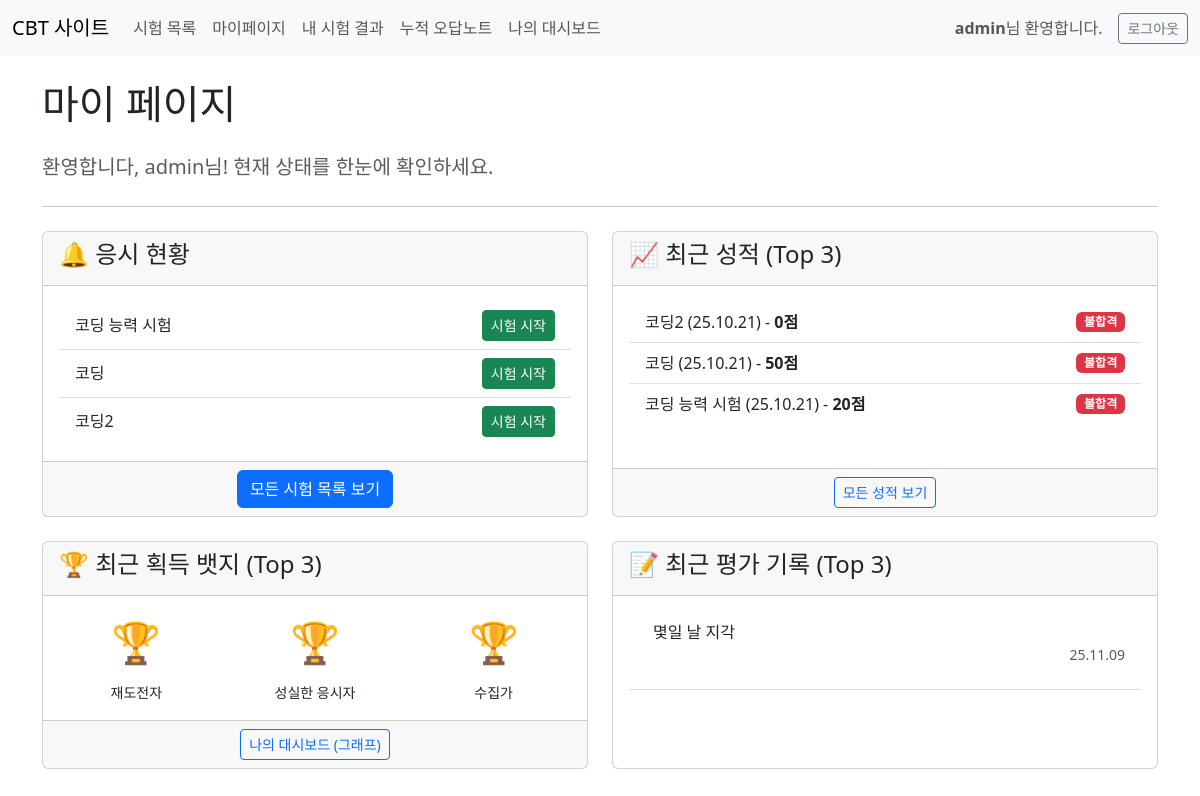
Screenshot of /quiz/mypage/ (signed in) with the database file from the repository.
### accounts/models.py (models this page shows, shortened)
class Profile(models.Model):
    user = models.OneToOneField(User, on_delete=models.CASCADE)
    company = models.ForeignKey(Company, on_delete=models.SET_NULL, null=True, blank=True, verbose_name="소속 회사")
    name = models.CharField(max_length=50, verbose_name='이름')
    employee_id = models.CharField(max_length=50, verbose_name='사번')
    class_number = models.CharField(max_length=50, verbose_name='기수')
    process = models.ForeignKey(
        Process,
        on_delete=models.SET_NULL,
        null=True, blank=True,
        verbose_name="공정"
    )
    line = models.CharField(max_length=100, verbose_name='라인', blank=True, null=True)
    pl = models.ForeignKey(
        PartLeader,
        on_delete=models.SET_NULL,
        null=True, blank=True,
        verbose_name="담당 PL"
    )
    badges = models.ManyToManyField(Badge, blank=True, verbose_name="획득한 뱃지")
    ai_summary = models.TextField(verbose_name="AI 종합 의견", blank=True, null=True, help_text="AI가 생성한 교육생 종합 평가입니다.")

class Badge(models.Model):
    name = models.CharField(max_length=100, verbose_name="뱃지 이름")
    description = models.TextField(verbose_name="획득 조건 설명")
    image = models.ImageField(upload_to='badges/', blank=True, null=True, verbose_name="뱃지 이미지")
    class Meta:
        verbose_name = "뱃지"
        verbose_name_plural = "뱃지"

class EvaluationRecord(models.Model):
    profile = models.ForeignKey(Profile, on_delete=models.CASCADE, verbose_name="프로필")
    record_type = models.ForeignKey(
        RecordType,
        on_delete=models.SET_NULL, # 유형이 삭제되어도 기록은 남도록
        null=True, blank=False, # 비어있을 순 없지만, models.py 호환성을 위해 null=True
        verbose_name="기록 유형"
    )
    description = models.TextField(verbose_name="세부 내용 (필수)", blank=False, null=False)
    created_at = models.DateTimeField(auto_now_add=True, verbose_name="기록 일시")
    class Meta:
        verbose_name = "평가 기록"
        verbose_name_plural = "평가 기록"
        ordering = ['-created_at']

### quiz/models.py (models this page shows, shortened)
class QuizAttempt(models.Model):
    class Status(models.TextChoices):
        PENDING = '대기중'
        APPROVED = '승인됨'
        COMPLETED = '완료됨'
    class AssignmentType(models.TextChoices):
        INDIVIDUAL = '개인 요청'
        GROUP = '그룹 배정'
    user = models.ForeignKey(User, on_delete=models.CASCADE)
    quiz = models.ForeignKey(Quiz, on_delete=models.CASCADE)
    status = models.CharField(max_length=10, choices=Status.choices, default=Status.PENDING)
    assignment_type = models.CharField(max_length=10, choices=AssignmentType.choices, default=AssignmentType.INDIVIDUAL)
    requested_at = models.DateTimeField(auto_now_add=True)
    attempt_number = models.IntegerField(default=0)
    class Meta:
        verbose_name = '응시 요청'
        verbose_name_plural = '응시 요청'

class Quiz(models.Model):
    class Category(models.TextChoices):
        COMMON = '공통', '공통 (모든 교육생에게 표시)'
        PROCESS = '공정', '공정 (해당 공정 교육생에게 우선 표시)'
    title = models.CharField(max_length=200, verbose_name="퀴즈 제목")
    allowed_groups = models.ManyToManyField(Group, blank=True, verbose_name='응시 가능 그룹')
    category = models.CharField(
        max_length=10,
        choices=Category.choices,
        default=Category.COMMON,
        verbose_name="퀴즈 분류"
    )
    associated_process = models.CharField(
        max_length=100,
        blank=True, null=True,
        verbose_name="관련 공정",
        help_text="퀴즈 분류가 '공정'인 경우에만 이 필드를 채워주세요."
    )
    class GenerationMethod(models.TextChoices):
        RANDOM = '랜덤', '난이도별 랜덤 출제'
        FIXED = '지정', '지정 문제 세트 출제'
    generation_method = models.CharField(
        max_length=10,
        choices=GenerationMethod.choices,
        default=GenerationMethod.RANDOM,
        verbose_name="문제 출제 방식"
    )
    exam_sheet = models.ForeignKey(
        'ExamSheet',
        on_delete=models.SET_NULL,
        null=True, blank=True,
        verbose_name="선택된 문제 세트",
        related_name='+'
    )
    class Meta:
        verbose_name = '퀴즈'
        verbose_name_plural = '퀴즈'

class TestResult(models.Model):
    attempt = models.ForeignKey(QuizAttempt, on_delete=models.CASCADE, null=True)
    user = models.ForeignKey(User, on_delete=models.CASCADE)
    quiz = models.ForeignKey(Quiz, on_delete=models.CASCADE)
    score = models.IntegerField()
    is_pass = models.BooleanField(default=False, verbose_name="합격 여부")
    completed_at = models.DateTimeField(auto_now_add=True)
    attempt_number = models.IntegerField(default=0)
    class Meta:
        verbose_name = '최종 결과'
        verbose_name_plural = '최종 결과'

### quiz/views.py (the view)
# urls.py: path('mypage/', views.my_page, name='my_page'),
@login_required
def my_page(request):
    user = request.user
    pending_attempts = QuizAttempt.objects.filter(
        user=user,
        status__in=['대기중', '승인됨']
    )
    latest_results = TestResult.objects.filter(user=user).order_by('-completed_at')[:3]
    profile, created = Profile.objects.get_or_create(user=user)
    latest_badges = profile.badges.all().order_by('-id')[:3]
    latest_evaluations = EvaluationRecord.objects.filter(profile=profile).order_by('-created_at')[:3]
    context = {
        'pending_attempts': pending_attempts,
        'latest_results': latest_results,
        'latest_badges': latest_badges,
        'latest_evaluations': latest_evaluations,
    }
    return render(request, 'quiz/my_page.html', context)

### templates/quiz/my_page.html (shortened to what this page needs)
{% extends 'base.html' %}
{% block content %}
    <h1 class="mb-4">마이 페이지</h1>
    <p class="fs-5 text-muted">환영합니다, {{ user.profile.name|default:user.username }}님! 현재 상태를 한눈에 확인하세요.</p>
    <hr class="my-4">
    <div class="row g-4">
        <div class="col-md-6">
            <div class="card h-100">
                <div class="card-header">
                    <h4>🔔 응시 현황</h4>
                </div>
                <div class="card-body">
                    {% if pending_attempts %}
                        <ul class="list-group list-group-flush">
                            {% for attempt in pending_attempts %}
                                <li class="list-group-item d-flex justify-content-between align-items-center">
                                    {{ attempt.quiz.title }}
                                    {% if attempt.status == '승인됨' %}
                                        <a href="{% url 'quiz:start_quiz' attempt.id %}" class="btn btn-success btn-sm">시험 시작</a>
                                    {% else %}
                                        <span class="badge bg-secondary">승인 대기중</span>
                                    {% endif %}
                                </li>
                            {% endfor %}
                        </ul>
                    {% else %}
                        <p class="card-text text-muted">현재 대기중이거나 승인된 시험이 없습니다.</p>
                    {% endif %}
                </div>
                <div class="card-footer text-center">
                    <a href="{% url 'quiz:index' %}" class="btn btn-primary">모든 시험 목록 보기</a>
                </div>
            </div>
        </div>
        <div class="col-md-6">
            <div class="card h-100">
                <div class="card-header">
                    <h4>📈 최근 성적 (Top 3)</h4>
                </div>
                <div class="card-body">
                    {% if latest_results %}
                        <ul class="list-group list-group-flush">
                            {% for result in latest_results %}
                                <a href="{% url 'quiz:result_detail' result.id %}" class="list-group-item list-group-item-action d-flex justify-content-between align-items-center">
                                    <span>
                                        {{ result.quiz.title }} ({{ result.completed_at|date:"y.m.d" }}) - <strong>{{ result.score }}점</strong>
                                    </span>
                                    {% if result.is_pass %}
                                        <span class="badge bg-success">합격</span>
                                    {% else %}
                                        <span class="badge bg-danger">불합격</span>
                                    {% endif %}
                                </a>
                            {% endfor %}
                        </ul>
                    {% else %}
                        <p class="card-text text-muted">아직 응시한 시험 결과가 없습니다.</p>
                    {% endif %}
                </div>
                <div class="card-footer text-center">
                    <a href="{% url 'quiz:my_results_index' %}" class="btn btn-outline-primary btn-sm">모든 성적 보기</a>
                </div>
            </div>
        </div>
        <div class="col-md-6">
            <div class="card h-100">
                <div class="card-header">
                    <h4>🏆 최근 획득 뱃지 (Top 3)</h4>
                </div>
                <div class="card-body">
                    {% if latest_badges %}
                        <div class="row">
                            {% for badge in latest_badges %}
                                <div class="col-4 text-center">
                                    {% if badge.image %}
                                        <img src="{{ badge.image.url }}" alt="{{ badge.name }}" class="img-fluid" title="{{ badge.description }}">
                                    {% else %}
                                        <span class="fs-1" title="{{ badge.description }}">🏆</span>
                                    {% endif %}
                                    <p class="mt-2 mb-0"><small>{{ badge.name }}</small></p>
                                </div>
                            {% endfor %}
                        </div>
                    {% else %}
                        <p class="card-text text-muted">아직 획득한 뱃지가 없습니다.</p>
                    {% endif %}
                </div>
                <div class="card-footer text-center">
                    <a href="{% url 'quiz:personal_dashboard' %}" class="btn btn-outline-primary btn-sm">나의 대시보드 (그래프)</a>
                </div>
            </div>
        </div>
        <div class="col-md-6">
            <div class="card h-100">
                <div class="card-header">
                    <h4>📝 최근 평가 기록 (Top 3)</h4>
                </div>
                <div class="card-body">
                    {% if latest_evaluations %}
                        <ul class="list-group list-group-flush">
                            {% for record in latest_evaluations %}
                                <li class="list-group-item">
                                    <span class="ms-2">{{ record.description }}</span>
                                    <small class="text-muted d-block text-end">{{ record.created_at|date:"y.m.d" }}</p>
                                </li>
                            {% endfor %}
                        </ul>
                    {% else %}
                        <p class="card-text text-muted">최근 평가 기록이 없습니다.</p>
                    {% endif %}
                </div>
            </div>
        </div>
    </div>
{% endblock %}

### templates/base.html (shortened to what this page needs)
<!DOCTYPE html>
<html lang="ko">
<head>
    <link href="https://cdn.jsdelivr.net/npm/bootstrap@5.3.3/dist/css/bootstrap.min.css" rel="stylesheet">
</head>
<body>
    {% if not is_in_test_mode %}
    <header>
        <nav class="navbar navbar-expand-lg navbar-light bg-light">
            <div class="container-fluid">
                <a class="navbar-brand" href="{% url 'quiz:index' %}">CBT 사이트</a>
                <div class="collapse navbar-collapse" id="navbarNav">
                    <ul class="navbar-nav me-auto mb-2 mb-lg-0">
                        {% if user.is_authenticated %}
                            <li class="nav-item">
                                <a class="nav-link" href="{% url 'quiz:index' %}">시험 목록</a>
                            </li>
                            <li class="nav-item">
                                <a class="nav-link" href="{% url 'quiz:my_page' %}">마이페이지</a>
                            </li>
                            <li class="nav-item">
                                <a class="nav-link" href="{% url 'quiz:my_results_index' %}">내 시험 결과</a>
                            </li>
                            <li class="nav-item">
                                <a class="nav-link" href="{% url 'quiz:my_incorrect_answers_index' %}">누적 오답노트</a>
                            </li>
                            <li class="nav-item">
                                <a class="nav-link" href="{% url 'quiz:personal_dashboard' %}">나의 대시보드</a>
                            </li>
                        {% endif %}
                    </ul>
                    <div class="d-flex align-items-center">
                        {% if user.is_authenticated %}
                            <span class="navbar-text me-3">
                                <strong>{{ user.username }}</strong>님 환영합니다.
                            </span>
                            <form action="{% url 'accounts:logout' %}" method="post" class="d-inline">
                                <button type="submit" class="btn btn-outline-secondary btn-sm">로그아웃</button>
                            </form>
                        {% else %}
                            <a href="{% url 'accounts:login' %}" class="btn btn-outline-primary me-2 btn-sm">로그인</a>
                            <a href="{% url 'accounts:signup' %}" class="btn btn-primary btn-sm">회원가입</a>
                        {% endif %}
                    </div>
                </div>
            </div>
        </nav>
    </header>
    {% endif %}
    <main class="container mt-4">
        {% block content %}
        {% endblock %}
    </main>
</body>
</html>

### rows the page displays
QuizAttempt: quiz "코딩 능력 시험", status "시험 시작"
QuizAttempt: quiz "코딩", status "시험 시작"
QuizAttempt: quiz "코딩2", status "시험 시작"
TestResult: quiz "코딩2", completed_at "25.10.21", score "0", is_pass "불합격"
TestResult: quiz "코딩", completed_at "25.10.21", score "50", is_pass "불합격"
TestResult: quiz "코딩 능력 시험", completed_at "25.10.21", score "20", is_pass "불합격"
Badge: name "재도전자"
Badge: name "성실한 응시자"
Badge: name "수집가"
EvaluationRecord: description "몇일 날 지각", created_at "25.11.09"

### other values shown
{{ user.username }} "admin"
{{ user.profile.name|default:user.username }} "admin"
